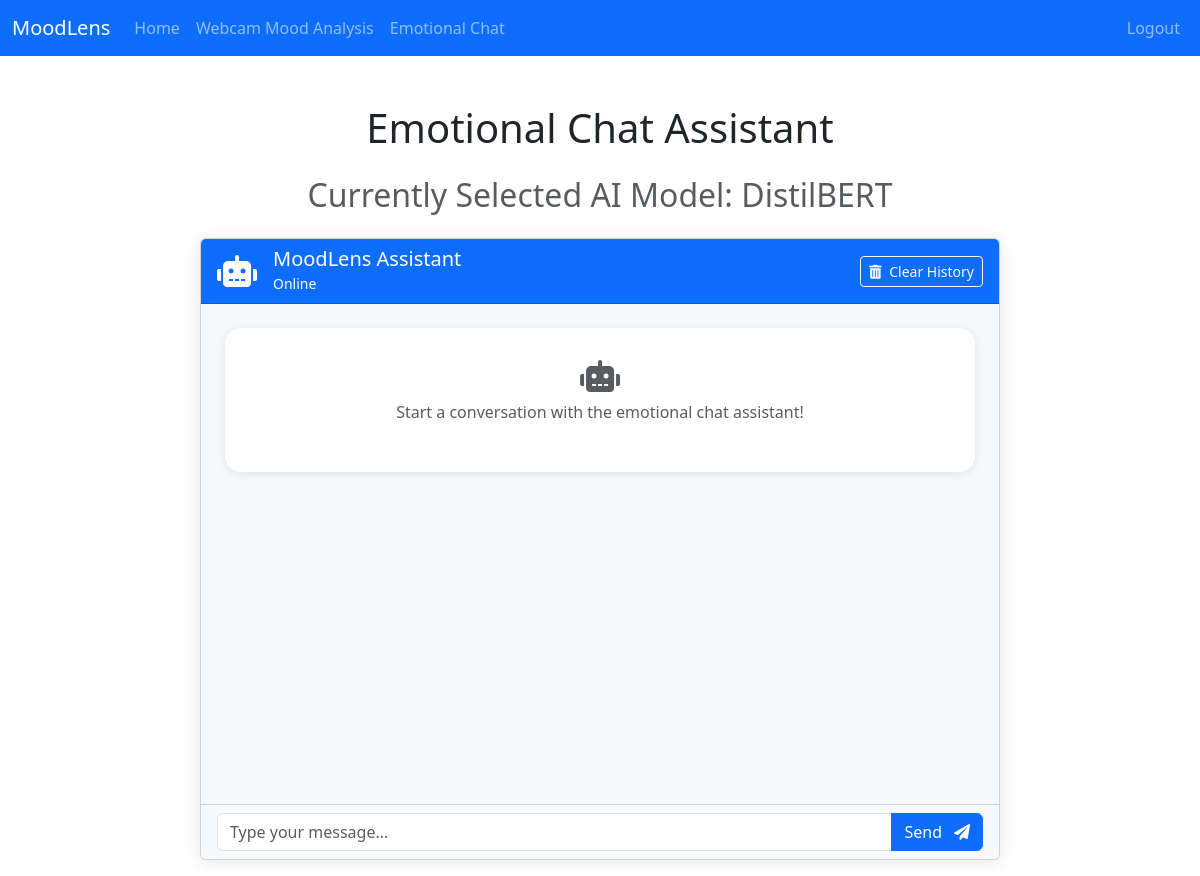
Page /chat/ (signed in) on the earlier database version.
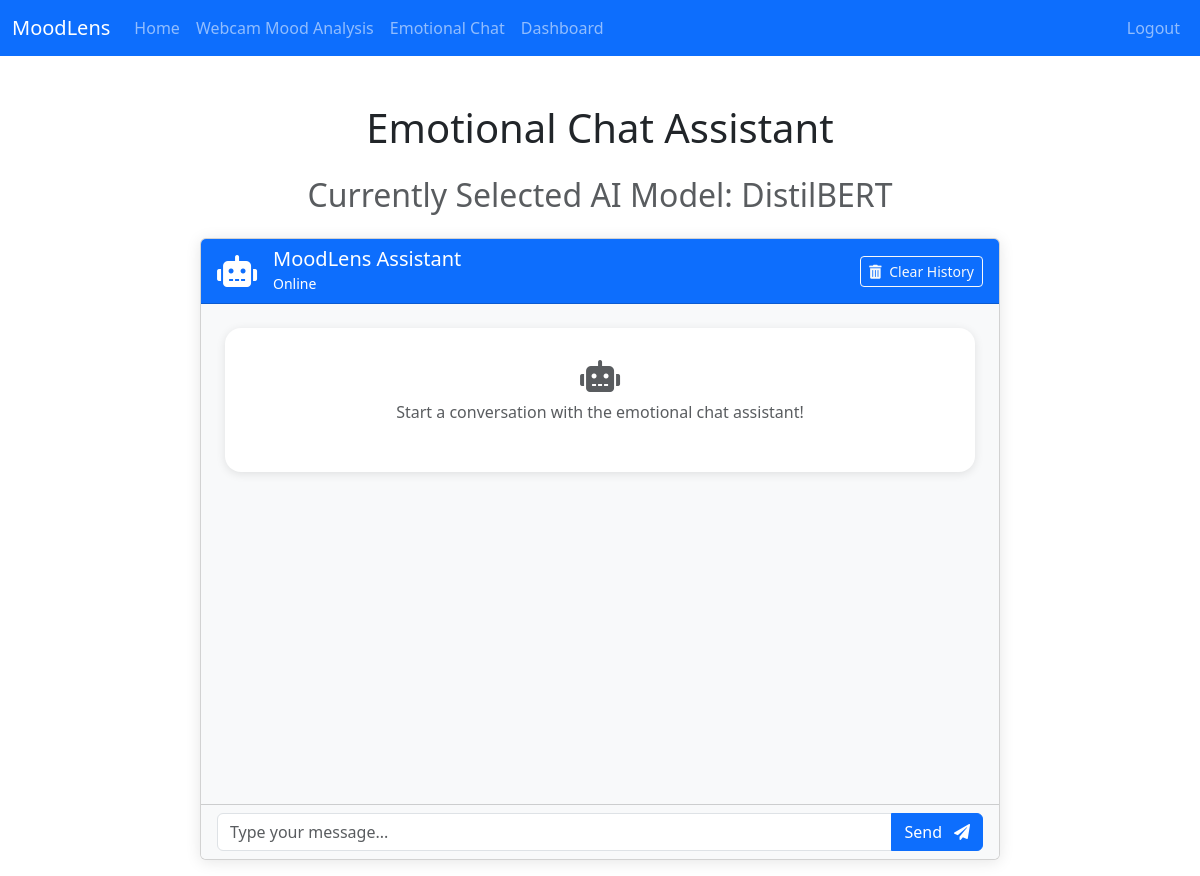
Same page on the later database version.
### modules/models.py (models this page shows, shortened)
class AppConfig(db.Model):
    __tablename__ = 'app_config'
    key = db.Column(db.String(50), primary_key=True)
    value = db.Column(db.String(255), nullable=False)

### modules/routes/chat_routes.py (the view)
@chat_routes.route("/")
@login_required
def chat_interface():
    config = AppConfig.query.filter_by(key="ai_model").first()
    current_model = "OpenAI" if config and config.value == "openai" else "DistilBERT"
    return render_template("chat.html", current_model=current_model)

### app.py (called while the page is built)
@login_manager.user_loader
def load_user(user_id):
    return User.query.get(int(user_id))

### modules/models.py (called while the page is built)
    def has_role(self, role_name):
        if not self.roles:  # Handle None or empty list
            return False
        return any(role.name == role_name for role in self.roles)

### templates/chat.html (shortened to what this page needs)
{% extends "base.html" %}
{% block content %}
<div class="container">
    <h1 class="text-center mb-4">Emotional Chat Assistant</h1>
    <h2 class="text-center text-muted mb-4">Currently Selected AI Model: {{ current_model }}</h2>
    <div class="card chat-card">
        <div class="card-header bg-primary text-white d-flex align-items-center justify-content-between">
            <div class="d-flex align-items-center">
                <div class="assistant-avatar">
                    <i class="fas fa-robot fa-2x"></i>
                </div>
                <div class="ms-3">
                    <h5 class="mb-0">MoodLens Assistant</h5>
                    <small class="status-text">Online</small>
                </div>
            </div>
            <button id="clearHistoryBtn" class="btn btn-outline-light btn-sm">
                <i class="fas fa-trash-alt me-1"></i> Clear History
            </button>
        </div>
        <div class="card-body chat-body">
            <div id="chatMessages" class="mb-3">
                <div class="text-center text-muted mb-3">
                    <div class="welcome-message">
                        <i class="fas fa-robot mb-2" style="font-size: 2em;"></i>
                        <p>Start a conversation with the emotional chat assistant!</p>
                    </div>
                </div>
            </div>
        </div>
        <div class="card-footer bg-light">
            <form id="chatForm" class="chat-input-form">
                <div class="input-group">
                    <input type="text" id="messageInput" class="form-control"
                           placeholder="Type your message..." required>
                    <button type="submit" class="btn btn-primary d-flex align-items-center gap-2">
                        <span id="sendButtonText">Send</span>
                        <i class="fas fa-paper-plane ms-1"></i>
                    </button>
                </div>
            </form>
        </div>
    </div>
</div>
{% endblock %}

Differences in the rows shown:
added AppConfig: value "DistilBERT"
Other differences:
{{ current_model }}: "DistilBERT" → (not shown)
text now shown: "Dashboard"
